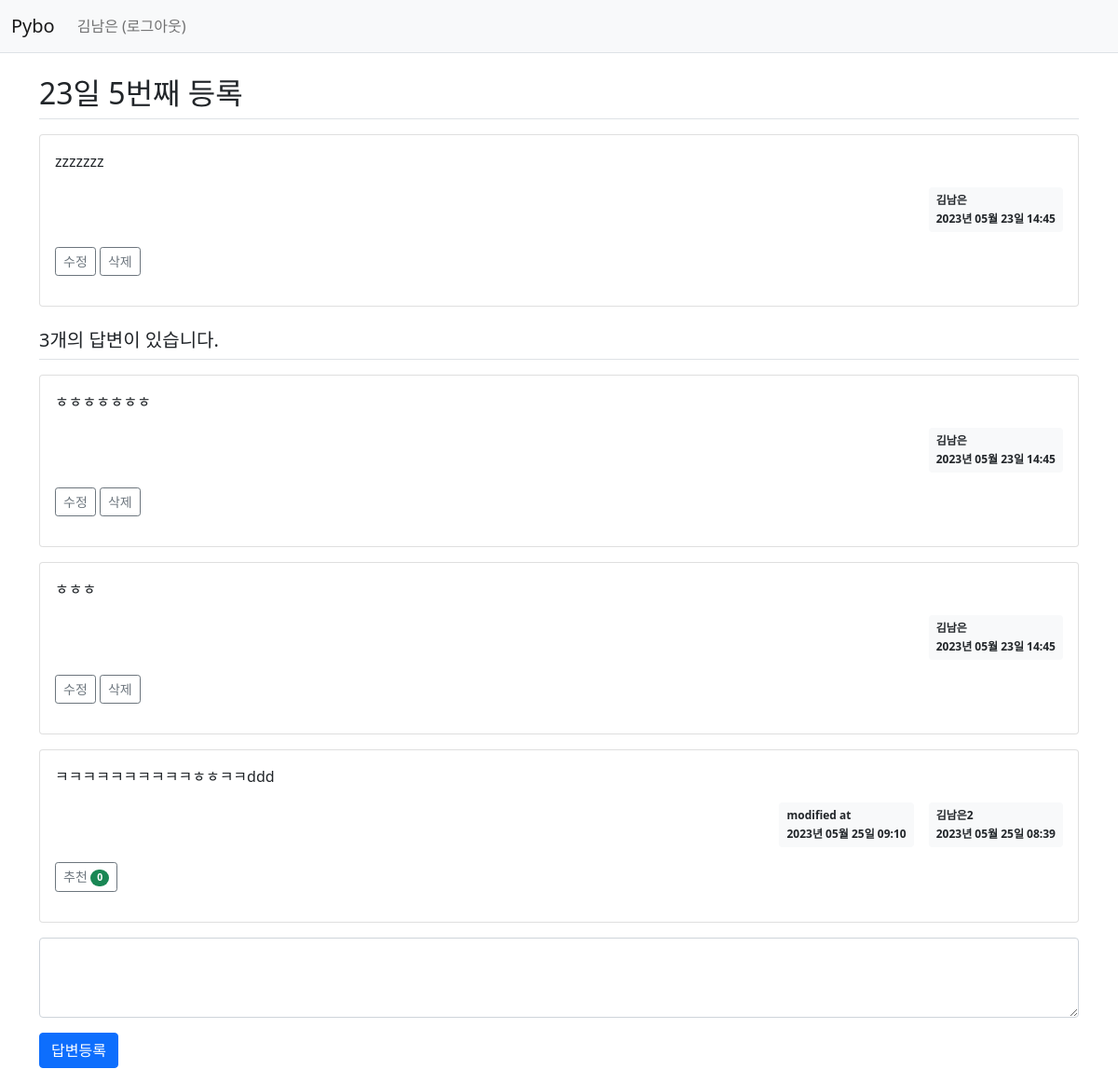
Screenshot of /question/detail/7/ (signed in) with the database file from the repository.
### pybo/models.py (models this page shows)
class User(db.Model):
    id = db.Column(db.Integer, primary_key=True)
    username = db.Column(db.String(150), unique=True, nullable=False)
    password = db.Column(db.String(200), nullable=False)
    email = db.Column(db.String(120), unique=True, nullable=False)

class Question(db.Model):
    id = db.Column(db.Integer, primary_key=True)
    subject = db.Column(db.String(200), nullable=False)
    content = db.Column(db.Text(), nullable=False)
    create_date = db.Column(db.DateTime(), nullable=False)
    user_id = db.Column(db.Integer, db.ForeignKey('user.id', ondelete='CASCADE'), nullable=False)
    user = db.relationship('User', backref=db.backref('question_set'))
    modify_date = db.Column(db.DateTime(), nullable=True)
    voter = db.relationship('User', secondary=question_voter, backref=db.backref('question_voter_set'))

class Answer(db.Model):
    id = db.Column(db.Integer, primary_key=True)
    question_id = db.Column(db.Integer, db.ForeignKey('question.id', ondelete='CASCADE'))
    question = db.relationship('Question', backref=db.backref('answer_set', cascade='all, delete-orphan'))
    content = db.Column(db.Text(), nullable=False)
    create_date = db.Column(db.DateTime(), nullable=False)
    user_id = db.Column(db.Integer, db.ForeignKey('user.id', ondelete='CASCADE'), nullable=False)
    user = db.relationship('User', backref=db.backref('answer_set'))
    modify_date = db.Column(db.DateTime(), nullable=True)
    voter = db.relationship('User', secondary=answer_voter, backref=db.backref('answer_voter_set'))

### pybo/views/question_views.py (the view)
@bp.route('/detail/<int:question_id>/')
@login_required
def detail(question_id):
    form = AnswerForm()
    page = request.args.get('page', type=int, default=1)  # 페이지
    question = Question.query.get_or_404(question_id)
    answer = Question.query.order_by(Question.create_date.desc())
    answer = answer.paginate(page=page, per_page=3)
    print("question : ", question)
    print("answer : ", answer)
    return render_template('question/question_detail.html', question=question, form=form)

### pybo/forms.py
class AnswerForm(FlaskForm):
    content = TextAreaField('내용', validators=[DataRequired('내용은 필수입력 항목입니다.')])

### pybo/filter.py (called while the page is built)
def format_datetime(value, fmt='%Y년 %m월 %d일 %H:%M'):
    return value.strftime(fmt)

### pybo/views/auth_views.py (called while the page is built)
@bp.before_app_request
def load_logged_in_user():
    user_id = session.get('user_id')
    if user_id is None:
        g.user = None
    else:
        g.user = User.query.get(user_id)

def login_required(view):
    @functools.wraps(view)
    def wrapped_view(*args, **kwargs):
        if g.user is None:
            _next = request.url if request.method == 'GET' else ''
            return redirect(url_for('auth.login', next=_next))
        return view(*args, **kwargs)
    return wrapped_view

### pybo/templates/question/question_detail.html (shortened to what this page needs)
{% extends 'base.html' %}
{% block content %}
<div class="container my-3">
    <h2 class="border-bottom py-2">{{ question.subject }}</h2>
    <div class="card my-3">
        <div class="card-body">
            <div class="card-text">{{ question.content|markdown }}</div>
            <div class="d-flex justify-content-end">
                <div class="badge bg-light text-dark p-2 text-start">
                    <div class="mb-2">{{ question.user.username }}</div>
                    <div>{{ question.create_date|datetime }}</div>
                </div>
            </div>
            <div class="my-3">
                {% if g.user != question.user %}
                <a href="javascript:void(0)" data-uri="{{ url_for('question.vote', question_id=question.id) }}"
                   class="recommend btn btn-sm btn-outline-secondary"> 추천
                    <span class="badge rounded-pill bg-success">{{ question.voter|length }}</span>
                </a>
                {% else %}
                <a href="{{ url_for('question.modify', question_id=question.id) }}"
                   class="btn btn-sm btn-outline-secondary">수정</a>
                <a href="javascript:void(0)" class="delete btn btn-sm btn-outline-secondary"
                   data-uri="{{ url_for('question.delete', question_id=question.id) }}">삭제</a>
                {% endif %}
            </div>
        </div>
    </div>
    <h5 class="border-bottom my-3 py-2">{{ question.answer_set|length }}개의 답변이 있습니다.</h5>
    {% for answer in question.answer_set %}
    <div class="card my-3">
        <div class="card-body">
            <div class="card-text">{{ answer.content|markdown }}</div>
            <div class="d-flex justify-content-end">
                {% if answer.modify_date %}
                <div class="badge bg-light text-dark p-2 text-start mx-3">
                    <div class="mb-2">modified at</div>
                    <div>{{ answer.modify_date|datetime }}</div>
                </div>
                {% endif %}
                <div class="badge bg-light text-dark p-2 text-start">
                    <div class="mb-2">{{ answer.user.username }}</div>
                    <div>{{ answer.create_date|datetime }}</div>
                </div>
            </div>
            <div class="my-3">
                {% if g.user != answer.user %}
                <a href="javascript:void(0)" data-uri="{{ url_for('answer.vote', answer_id=answer.id) }}"
                   class="recommend btn btn-sm btn-outline-secondary"> 추천
                    <span class="badge rounded-pill bg-success">{{ answer.voter|length }}</span>
                </a>
                {% else %}
                <a href="{{ url_for('answer.modify', answer_id=answer.id) }}"
                   class="btn btn-sm btn-outline-secondary">수정</a>
                <a href="#" class="delete btn btn-sm btn-outline-secondary "
                   data-uri="{{ url_for('answer.delete', answer_id=answer.id) }}">삭제</a>
                {% endif %}
            </div>
        </div>
    </div>
    {% endfor %}
    <form action="{{ url_for('answer.create', question_id=question.id) }}" method="post" class="my-3">
        <div class="mb-3">
            <textarea {% if not g.user %}disabled{% endif %}
                      name="content" id="content" class="form-control" rows="3"></textarea>
        </div>
        <input type="submit" value="답변등록" class="btn btn-primary">
    </form>
</div>
{% endblock %}

### pybo/templates/navbar.html (shortened to what this page needs)
<nav class="navbar navbar-expand-lg navbar-light bg-light border-bottom">
    <div class="container-fluid">
        <a class="navbar-brand" href="{{ url_for('question._list') }}">Pybo</a>
        <div class="collapse navbar-collapse" id="navbarSupportedContent">
            {% if g.user %}
            <ul class="navbar-nav">
                <li class="nav-item ">
                    <a class="nav-link" href="{{ url_for('auth.logout') }}">{{ g.user.username }} (로그아웃)</a>
                </li>
            </ul>
            {% endif %}
        </div>
    </div>
</nav>

### rows the page displays
User: user.username "김남은"
Question: subject "23일 5번째 등록", content "zzzzzzz", create_date "2023년 05월 23일 14:45"
Answer: content "ㅎㅎㅎㅎㅎㅎㅎ", user.username "김남은", create_date "2023년 05월 23일 14:45"
Answer: content "ㅎㅎㅎ", user.username "김남은", create_date "2023년 05월 23일 14:45"
Answer: content "ㅋㅋㅋㅋㅋㅋㅋㅋㅋㅋㅎㅎㅋㅋddd", modify_date "2023년 05월 25일 09:10", user.username "김남은2", create_date "2023년 05월 25일 08:39", voter|length "0"

### other values shown
{{ question.answer_set|length }} "3"
